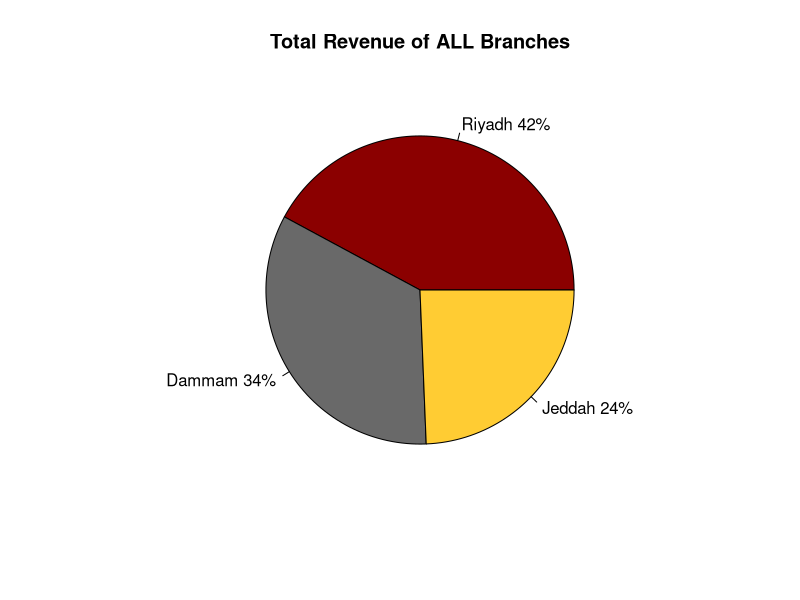
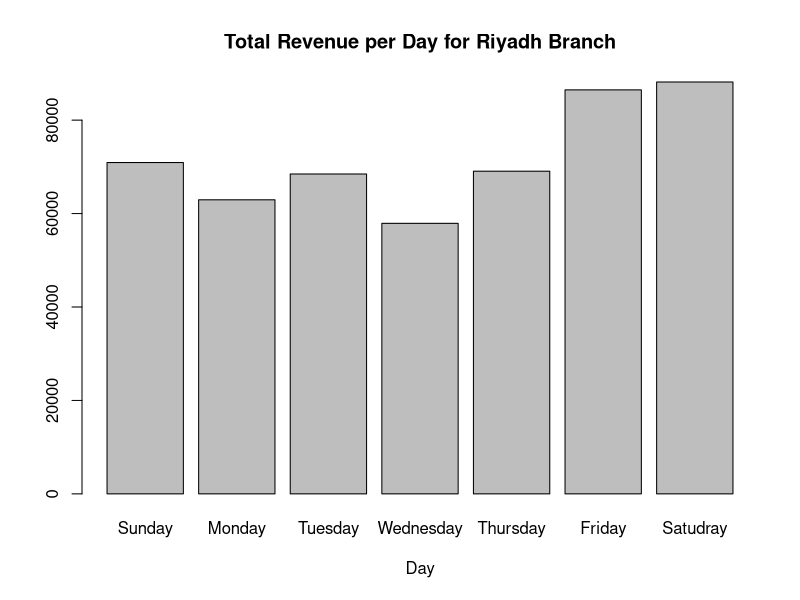
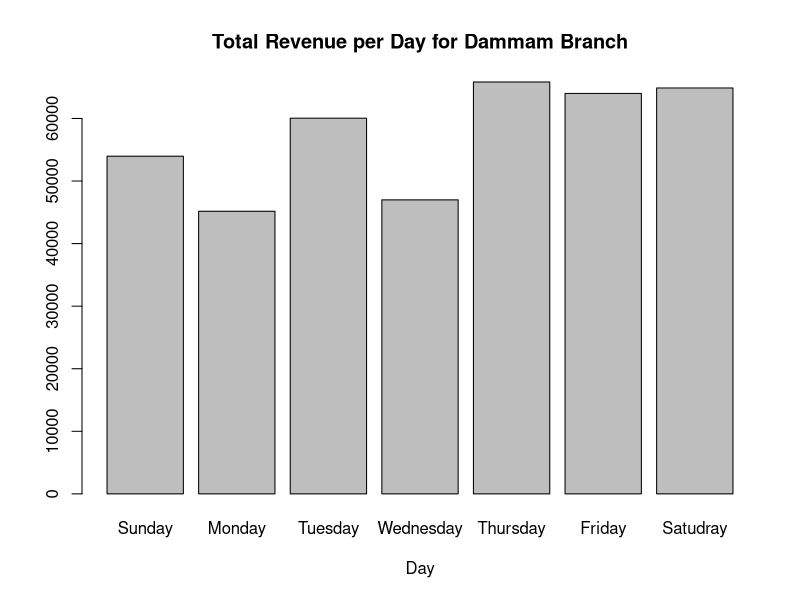
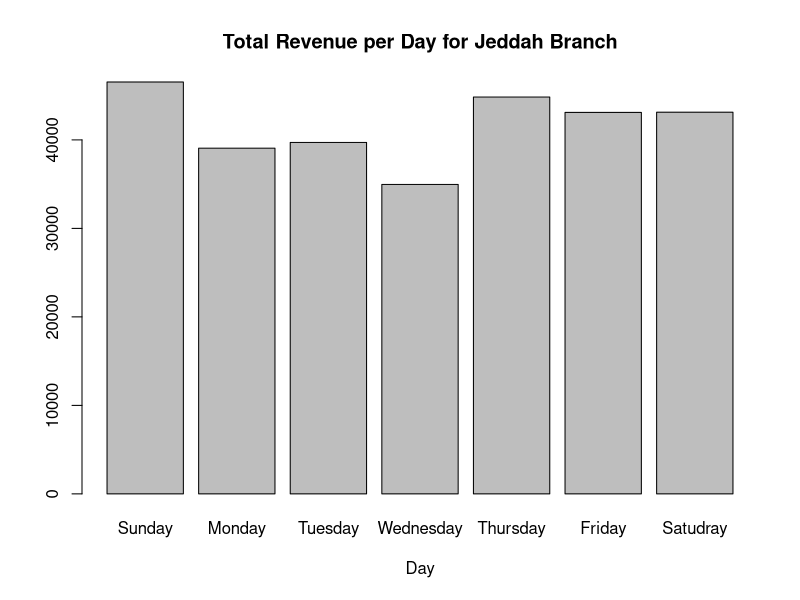
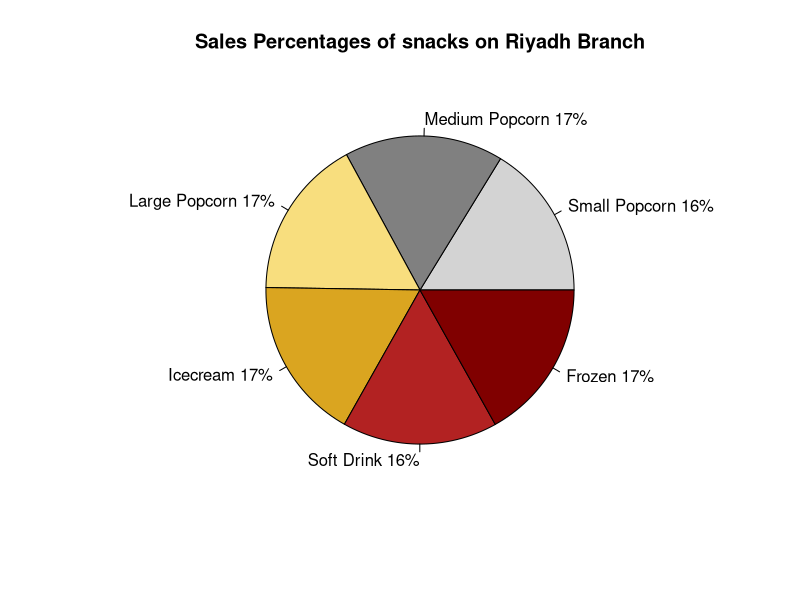

These charts were generated, in order, by the following R code:


#Theaters<-read.csv('Data governance bootcamp\\R\\Week 6\\day5\\movie-theater-r\\Theaters.csv',stringsAsFactors = FALSE)
#print(Theaters)



# 1. Create snacks that the customers can buy and randomize who buys which snack

###################################### Snacks ##########################################

#Create snacks dataframe to store the sales
snacksDF<-data.frame(Branch=factor(),Theater=integer(), Small.Popcorn=integer(), 
                     Medium.Popcorn=integer(), Large.Popcorn=integer(),
                     Icecream=integer(),Soft.Drink=integer(), Frozen=integer())
snacksDF<-data.frame(Branch=0,Theater=0,Small.Popcorn=0L, 
                     Medium.Popcorn=0L, Large.Popcorn=0L,
                     Icecream=0L,Soft.drink=0L, Frozen=0L)

################################## Snacks Function #####################################

# the function takes snacks data frame to store the sales on it, Branch name, theater number
# and takes number of visitors.It is return the total revenue of the day for a theater.
snacksF<-function(snacksDF, BranchName, TheaterN, visitorsN){
  #snacks prices
  prices<-c(6, 8, 10, 8, 7, 9)
  #create a vector of sold snacks
  snack<-sample(x = 1:visitorsN, size = 6, replace = TRUE)
  #calculate the sales of snacks for a screen
  snacksSales<- t(snack)%*%prices
  snacksSales<-snacksSales[1]
  #bind it with the branch and theater
  snack<-c(BranchName, TheaterN,snack)
  #print(snack)
  #add it to the dataframe
  snacksDF<-rbind.data.frame(snacksDF,snack)
  #Assign it to golbal var
  snacksDF<<-snacksDF
  return (snacksSales)
}

###############################################################################################

# Movie List
# DATA:         Movie Name  | Age Rating
movies <- rbind(c("Limitless", "PG-13"), 
                c("Taken", "PG-13"), 
                c("The Old Guard", "R"),
                c("Mr. & Mrs. Smith", "PG-13"),
                c("Focus", "+16"),
                c("Raya and the Last Dragon", "PG"),
                c("Rush Hour 3", "PG-13"))
# Branch and size of the each branch based on the number of screens have
#  DATA:       Branch Location  | VIP | Standard | MAX
branchs <-  rbind(c("Riyadh", 2, 5, 2), 
                  c("Dammam", 1, 3, 1), 
                  c("Jeddah", 1, 4, 1))
# Theater Types based on capacity and ticket cost
# DATA:         Type Name  | Seats  | Adult Cost  | Child Cost
theatersType <- rbind(c("VIP",      60,  40, 30),
                      c("Standard", 120, 20, 15),
                      c("MAX",      180, 25, 20))

# This function generate a theaters data set for multiple branch by passing branchs and theatersTypes
generateDataSet <- function(branchs, theatersType){
  # Initialize the dataset columns to empty state
  branch_col <- NULL
  theater_num_col <- NULL
  type_col <- NULL
  seats_col <- NULL
  adult_cost_col <- NULL
  child_cost_col <- NULL
  movie_name_col <- NULL
  movie_rating_age_col <- NULL
  show_number_col <- NULL
  
  
  # Loop over branchs and theatersType to create dataset
  for(row in 1:nrow(branchs)) {
    
    # Count theater number for each branch in total including all types of theater (VIP, Standard, Max)
    countTheater <- 0
    
    for(col in 2:ncol(branchs)) {
      # total screen for each theater type and covert the string digit to integer number
      screensCount <- as.numeric(branchs[row, col])
      # calculate the total of all screens for each branch
      countTheater <- countTheater + screensCount
      
      # Loading the data for each column
      branch_col     <- c(branch_col, rep(branchs[row], screensCount))
      type_col       <- c(type_col, rep(theatersType[col-1], screensCount))
      seats_col      <- c(seats_col, rep(theatersType[col+2], screensCount))
      adult_cost_col <- c(adult_cost_col, rep(theatersType[col+5], screensCount))
      child_cost_col <- c(child_cost_col, rep(theatersType[col+8], screensCount))
    }
    
    # Create random movies assign for each theater
    for(movie in 1:countTheater) {
      # Get a random movie form Movies List in the top
      random_movie_index <- sample(1:nrow(movies),1)
      
      # Loading and assign random movies to each theater
      movie_name_col <- c(movie_name_col, movies[random_movie_index,1])
      movie_rating_age_col <- c(movie_rating_age_col, movies[random_movie_index,2])
      show_number_col <- c(show_number_col, sample(1:4, 1))
    }
    
    # List of theaters number for all branch
    theater_num_col <- c(theater_num_col, c(1:countTheater))
  }
  
  # create the data frame 
  dataset = data.frame(Branch         = branch_col,
                       Theater.Number = theater_num_col,
                       Type           = type_col,
                       Seats          = seats_col,
                       Adult.Cost     = adult_cost_col,
                       Child.Cost     = child_cost_col,
                       Movie_Name      = movie_name_col,
                       Age.Rating = movie_rating_age_col,
                       Show_Number      = show_number_col,
                       stringsAsFactors = FALSE)
  
  return(dataset)
}

# Call generateDataSet function
Theaters<-generateDataSet(branchs, theatersType)

##################################### Theaters Function ######################################
# It takes theater dataframe and returns the week revenues for each branch as a dataframe
runTheaters<-function(theatersDF, moviesDF){
  
  #Get branches names from the dataset
  uniqueBranch <- unique(theatersDF[c('Branch')])
  uniqueBranch<-uniqueBranch[,1]
  branchesRevenue<-data.frame(uniqueBranch,stringsAsFactors = FALSE)
  
  #create revenues dataset, 7 days for each branch
  for (i in 1:7){
    d <- rep(0, length(uniqueBranch))
    branchesRevenue<- cbind(branchesRevenue,d)
  }
  
  #iterate through theaters
  for (i in 1:nrow(theatersDF)){
    
    # iterate through the week
    for (day_num in 1:7) {
      # Keep track of total revenue for the day
      daily_revenue <- 0
      
      #get theater info
      seats<- as.numeric(theatersDF[i, ]['Seats'])
      branchName<- as.character(theatersDF[i, ]['Branch'])
      theaterN<- as.numeric(theatersDF[i, ]['Theater.Number'])
      AdultCost<- as.numeric(theatersDF[i, ]['Adult.Cost'])
      ChildCost<- as.numeric(theatersDF[i, ]['Child.Cost'])
      AgeRating<- as.character(theatersDF[i,]['Age.Rating'])
      show_number<- as.numeric(theatersDF[i,]['Show_Number'])
      
      #The sample starts by 1 or half of the space if it is weekend
      startSeat=1L
      if (day_num %in% (5:7)){
        startSeat= seats %/% 2
      }
      
      for (o in 1:show_number){
        # Calculate  how many adults and children are watching the movie
        visitors_adults <- sample(startSeat:seats, 1)
        # student discount
        end <- round(visitors_adults/2)
        students<- sample(1:end, 1)
        studentsRevenue<- studentDiscount(AdultCost, students)
        
        visitors_adults<-visitors_adults - students
        avalibale_seats <- seats - visitors_adults
        visitors_children <- 0
        
        # conditional statements for movies that may be PG-13 and children are not allowed to watch
        if( AgeRating == "PG" || AgeRating == "PG-13") {
          visitors_children <- sample(1:avalibale_seats,1) # this is should be the the rest of available seats or less
          avalibale_seats <- avalibale_seats - visitors_children
        } 
        
        # Calculate the revenue for adults and children
        movie_revenue <- (visitors_adults * AdultCost) + (visitors_children * ChildCost) + studentsRevenue
        
        # Calculate snacks revenue
        snakcsRevenue<-snacksF(snacksDF, branchName, theaterN, seats-avalibale_seats)
        # Calculate the total revenue of the day, and add it to the revenues datafram by matching
        # the branch name and the day index
        x<-which(uniqueBranch == branchName )
        branchesRevenue[x,day_num+1] <- branchesRevenue[x ,day_num+1]  + movie_revenue + snakcsRevenue
        
      }
      
      
    }
    
  }
  #Rename the columns to correct names
  names(branchesRevenue)[2]<-"Sunday"
  names(branchesRevenue)[3]<-"Monday"
  names(branchesRevenue)[4]<-"Tuesday"
  names(branchesRevenue)[5]<-"Wednesday"
  names(branchesRevenue)[6]<-"Thursday"
  names(branchesRevenue)[7]<-"Friday"
  names(branchesRevenue)[8]<-"Saturday"
  
  cat("---------------------------------------------------------------------\n")
  cat("\t The Total revenues For The Theaters", "\n")
  print((branchesRevenue))
  cat("---------------------------------------------------------------------\n")
  return (branchesRevenue)
}

#################################### print ###################################################
# Display the max revenue for each branch 
printMaxRevenue<-function(RevenuesDF){
  # Transpose the dataset
  newDF=t(RevenuesDF)
  
  for (i in 1: ncol(newDF)){
    cat("------------------------------------------\n")
    cat("Maximum total revenue of the week for", newDF[1,i],": $", max(newDF[2:nrow(newDF),i]), "\n")
    cat("------------------------------------------\n")
  }
  
}
################################################ dicsount function #####################################

# Student Discount %20 and return the total discount
studentDiscount <- function(ticket_cost, studentsvisitors) {
  discounted_ticket <- ticket_cost * 0.2
  return(studentsvisitors *discounted_ticket)
}


data<-runTheaters(Theaters, movies)
printMaxRevenue(data)
View(Theaters)
View(data)


#-------------------------------------------------------------------------------
# first the names
branchname <- data$uniqueBranch

# transpose all but the first column (name)
data <- as.data.frame(t(data[,-1]))
colnames(data) <- branchname
data$myfactor <- factor(row.names(data))
#str(data) # Check the column types

# Make chart
# Pie Chart with Percentages
slices <- c(sum(data$Riyadh), sum(data$Dammam), sum(data$Jeddah))

lbls <- c('Riyadh', 'Dammam', 'Jeddah')
pct <- round(slices/sum(slices)*100)
lbls <- paste(lbls, pct) # add percents to labels
lbls <- paste(lbls,"%",sep="") # ad % to labels
pie(slices,labels = lbls, col= c("#8b0000" ,"#696969" ,"#ffcc33"),
    main=paste("Total Revenue of ALL Branches"))




# third plot
bName<-'Riyadh'
slices1 <- c(sum(data$Sunday),sum(data$Monday),sum(data$Tuesday),sum(data$Tuesday),sum(data$Wednesday),sum(data$Thursday),sum(data$Saturday))

lbls1 <- c('Sunday','Monday','Tuesday','Wednesday','Thursday','Friday','Satudray')
pct1 <- round(slices1/sum(slices1)*100)
lbls1 <- paste(lbls1, pct1) # add percents to labels
lbls1 <- paste(lbls1,"%",sep="") # ad % to labels
barplot(data$Riyadh, main=paste("Total Revenue per Day for Riyadh Branch"),
    xlab="Day", names.arg=c('Sunday','Monday','Tuesday','Wednesday','Thursday','Friday','Satudray'))

# forth plot
bName2<-'Dammam'
slices2 <- c(sum(data$Sunday),sum(data$Monday),sum(data$Tuesday),sum(data$Tuesday),sum(data$Wednesday),sum(data$Thursday),sum(data$Saturday))

lbls2 <- c('Sunday','Monday','Tuesday','Wednesday','Thursday','Friday','Satudray')
pct2 <- round(slices2/sum(slices2)*100)
lbls2 <- paste(lbls2, pct2) # add percents to labels
lbls2 <- paste(lbls2,"%",sep="") # ad % to labels
barplot(data$Dammam, main=paste("Total Revenue per Day for Dammam Branch"),
        xlab="Day", names.arg=c('Sunday','Monday','Tuesday','Wednesday','Thursday','Friday','Satudray'))

# Fifth plot
bName3<-'Jeddah'
slices3 <- c(sum(data$Sunday),sum(data$Monday),sum(data$Tuesday),sum(data$Tuesday),sum(data$Wednesday),sum(data$Thursday),sum(data$Saturday))

lbls3 <- c('Sunday','Monday','Tuesday','Wednesday','Thursday','Friday','Satudray')
pct3 <- round(slices3/sum(slices3)*100)
lbls3 <- paste(lbls3, pct3) # add percents to labels
lbls3 <- paste(lbls3,"%",sep="") # ad % to labels
barplot(data$Jeddah, main=paste("Total Revenue per Day for Jeddah Branch"),
        xlab="Day", names.arg=c('Sunday','Monday','Tuesday','Wednesday','Thursday','Friday','Satudray'))



# Make any other chart
# Pie Chart with Percentages

slices2 <- c(sum(as.integer(snacksDF$Small.Popcorn) ), sum(as.integer(snacksDF$Medium.Popcorn) ),
             sum(as.integer(snacksDF$Large.Popcorn) ),sum(as.integer(snacksDF$Icecream) ),
             sum(as.integer(snacksDF$Soft.drink) ), sum(as.integer(snacksDF$Frozen) ) )

lbls2 <- c('Small Popcorn', 'Medium Popcorn', 'Large Popcorn', 'Icecream', 'Soft Drink', 'Frozen')
pct2 <- round(slices2/sum(slices2)*100)
lbls2 <- paste(lbls2, pct2) # add percents to labels
lbls2 <- paste(lbls2,"%",sep="") # ad % to labels
pie(slices2,labels = lbls2, col=c("#d3d3d3","#808080","#f8de7e","#daa520","#b22222","#800000"),
    main=paste("Sales Percentages of snacks on", bName, 'Branch'))
